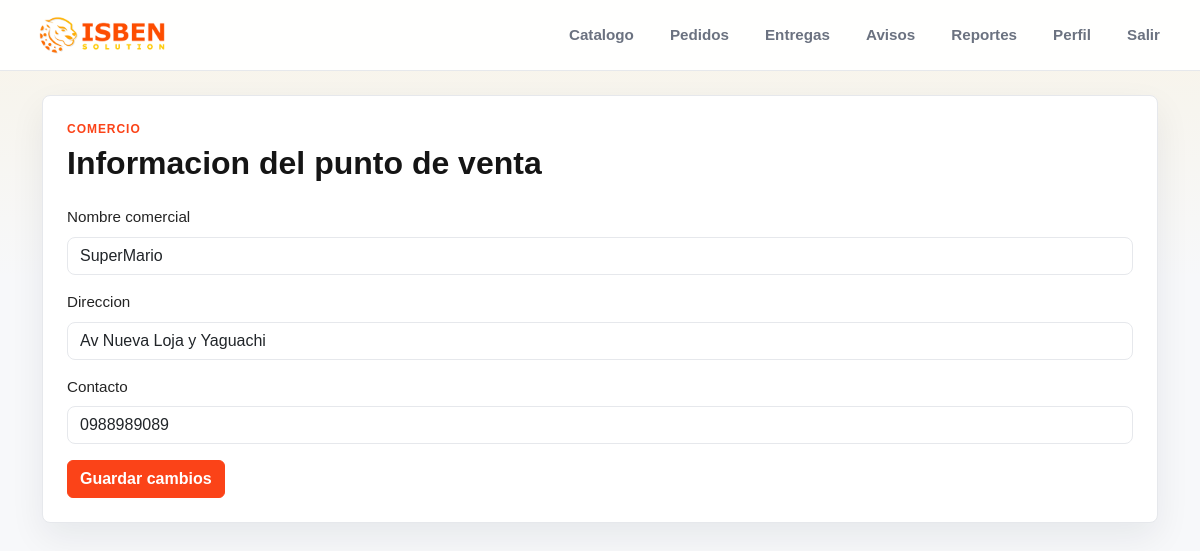
The app's page /perfil/ (signed in) with its own data.
### plataforma/models.py (models this page shows, shortened)
class Comercio(models.Model):
    ruc = models.CharField(max_length=20)
    nombre_comercial = models.CharField(max_length=100)
    direccion = models.CharField(max_length=255)
    contacto = models.CharField(max_length=100)
    categoria = models.CharField(max_length=100)
    volumen_90d = models.FloatField()
    estado = models.CharField(max_length=50)

### plataforma/views.py (the view)
# urls.py: path("perfil/", views.perfil_comercio, name="perfil"),
@comercio_requerido
def perfil_comercio(request):
    form = ComercioForm(request.POST or None, instance=request.comercio_actual)
    if request.method == "POST" and form.is_valid():
        form.save()
        messages.success(request, "Informacion del comercio actualizada.")
        return redirect("perfil")
    return render(request, "plataforma/perfil.html", {"form": form})

### plataforma/forms.py
class ComercioForm(forms.ModelForm):
    class Meta:
        model = Comercio
        fields = ["nombre_comercial", "direccion", "contacto"]
        labels = {
            "nombre_comercial": "Nombre comercial",
            "direccion": "Direccion",
            "contacto": "Contacto",
        }
    def __init__(self, *args, **kwargs):
        super().__init__(*args, **kwargs)
        for field in self.fields.values():
            field.widget.attrs.setdefault("class", "form-control")

### plataforma/views.py (called while the page is built)
def obtener_usuario_actual(request):
    usuario_id = request.session.get("usuario_id")
    if not usuario_id:
        return None
    return Usuario.objects.select_related("comercio").filter(id=usuario_id).first()

def comercio_requerido(view_func):
    @wraps(view_func)
    def wrapper(request, *args, **kwargs):
        usuario = obtener_usuario_actual(request)
        if not usuario:
            messages.warning(request, "Inicia sesion para continuar.")
            return redirect("login")
        request.usuario_plataforma = usuario
        request.comercio_actual = usuario.comercio
        return view_func(request, *args, **kwargs)
    return wrapper

### plataforma/templates/plataforma/perfil.html (shortened to what this page needs)
{% extends 'plataforma/master.html' %}
{% block content %}
<section class="container-lg">
    <div class="brand-card p-4">
        <p class="brand-eyebrow">Comercio</p>
        <h1 class="brand-title h2 mb-4">Informacion del punto de venta</h1>
        <form method="post" novalidate>
            {% for field in form %}
                <div class="mb-3">
                    <label class="form-label" for="{{ field.id_for_label }}">{{ field.label }}</label>
                    {{ field }}
                </div>
            {% endfor %}
            <button class="btn btn-brand" type="submit">Guardar cambios</button>
        </form>
    </div>
</section>
{% endblock %}

### plataforma/static/plataforma/css/brand.css (style rules this page uses)
:root { --brand-orange: #FB4318; --brand-yellow: #FFC22F; --brand-dark: #151515; --brand-ink: #242424; --brand-muted: #6b7280; --brand-border: #e6e8ec; --brand-bg: #f7f8fa; --brand-surface: #ffffff; --brand-orange-rgb: 251, 67, 24; --brand-yellow-rgb: 255, 194, 47; --font-base: Verdana, Arial, sans-serif; --font-display: Futura, "Trebuchet MS", Verdana, Arial, sans-serif; }
* { box-sizing: border-box; }
body { min-height: 100vh; margin: 0; background: var(--brand-bg); color: var(--brand-ink); font-family: var(--font-base); font-size: 0.95rem; }
.brand-title { margin: 0; color: var(--brand-dark); font-family: var(--font-display); font-weight: 800; letter-spacing: 0; }
.brand-eyebrow { margin-bottom: 0.35rem; color: var(--brand-orange); font-family: var(--font-display); font-size: 0.75rem; font-weight: 800; letter-spacing: 0.08em; text-transform: uppercase; }
.brand-card { border: 1px solid var(--brand-border); border-radius: 8px; background: var(--brand-surface); box-shadow: 0 14px 35px rgba(17, 24, 39, 0.07); }
.btn-brand, .btn-primary { --bs-btn-color: #ffffff; --bs-btn-bg: var(--brand-orange); --bs-btn-border-color: var(--brand-orange); --bs-btn-hover-color: #ffffff; --bs-btn-hover-bg: #df3913; --bs-btn-hover-border-color: #df3913; --bs-btn-focus-shadow-rgb: var(--brand-orange-rgb); --bs-btn-active-color: #ffffff; --bs-btn-active-bg: #c83110; --bs-btn-active-border-color: #c83110; font-weight: 700; }
.form-control, .form-select { border-color: var(--brand-border); border-radius: 8px; }

### records on screen
Comercio: form "SuperMario" "Av Nueva Loja y Yaguachi" "0988989089"

### other values on screen
{{ field.label }} "Nombre comercial" "Direccion" "Contacto"
